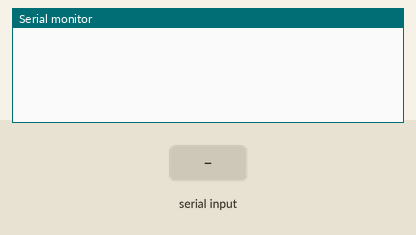
The sketch below on a simulated Arduino Uno, built with avr-gcc and run on an emulated ATmega328P. On the bench: the last lines printed to the serial monitor. The test bench sets the inputs (shaded band). Random numbers use the default seed unless the sketch sets one.

Above: at 1.2 s.
1.3 s: "sortear_mes" received over Serial
At 3.3 s:
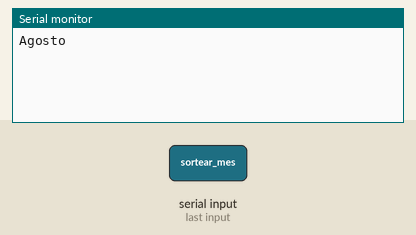
3.8 s: "sortear_mes" received over Serial
At 5.2 s:
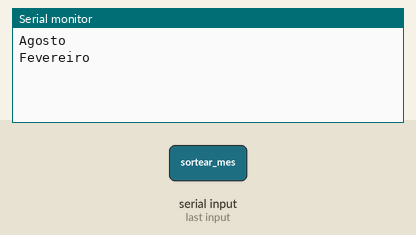
6.3 s: "sortear_mes" received over Serial
At 8.3 s:
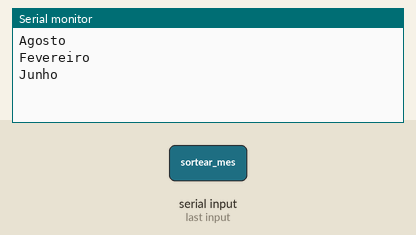

The sketch:

serial8.ino
```cpp
String msg[] = {"Janeiro", "Fevereiro", "Março", "Abril", "Maio", "Junho", "Julho", "Agosto", "Setembro", "Outubro", "Novembro", "Dezembro"};

void setup() {
  Serial.begin(9600);
}

void loop() {
  String val = Serial.readString();
  if(val == "sortear_mes")
  {
    int num = random(12);
    Serial.println(msg[num]);
  }
}
```

Measured:
- after the input at 1.3 s, the serial monitor: prints a new line after 1.0 s (image 1)
- after the input at 3.8 s, the serial monitor: prints a new line after 1.0 s (image 2)
- after the input at 6.3 s, the serial monitor: prints a new line after 1.0 s (image 3)
